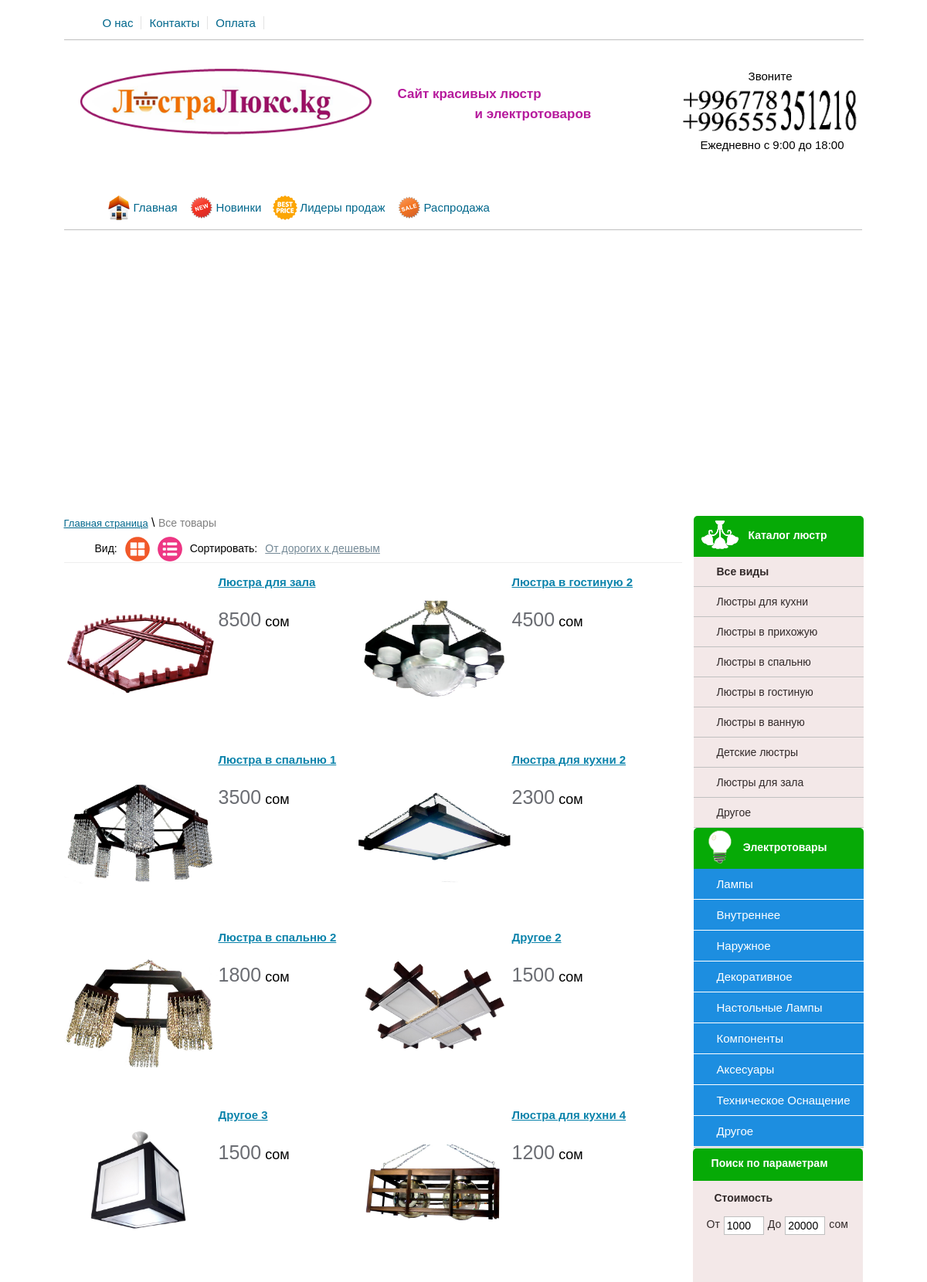
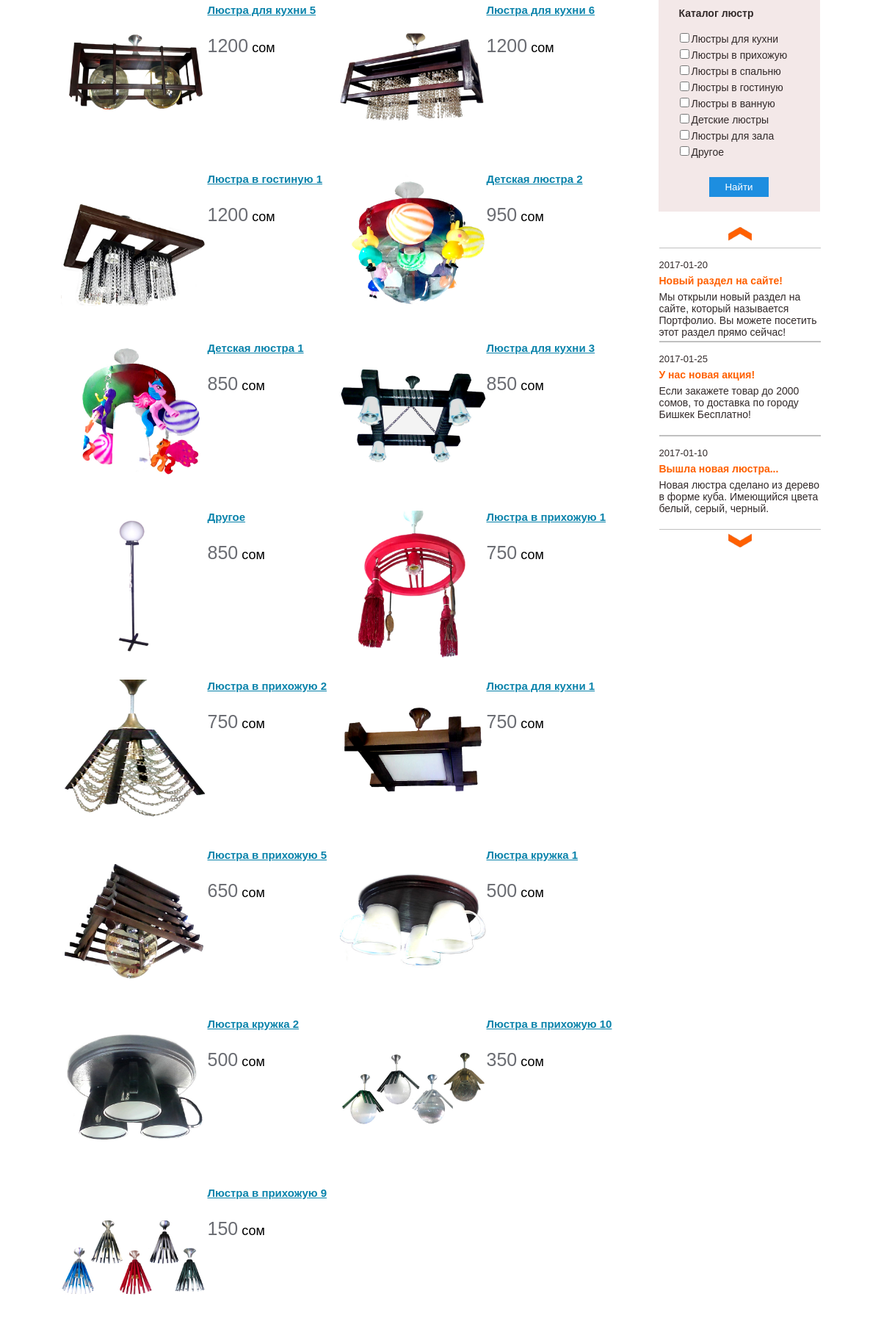
/mycatalog.kg/view_cat.php?type=lustra (upper part), run on the app's committed database (2 pictures, top to bottom).
### tables this page shows
CREATE TABLE `category` (
  `id` int(11) NOT NULL,
  `type` varchar(80) NOT NULL,
  `brand` varchar(80) NOT NULL
);

CREATE TABLE `news` (
  `id` int(11) NOT NULL,
  `title` varchar(255) NOT NULL,
  `text` text NOT NULL,
  `date` date NOT NULL
);

CREATE TABLE `table_products` (
  `product_id` int(11) NOT NULL,
  `title` varchar(255) NOT NULL,
  `price` int(11) NOT NULL,
  `brand` varchar(255) NOT NULL,
  `seo_words` text NOT NULL,
  `seo_description` text NOT NULL,
  `mini_description` text NOT NULL,
  `image` varchar(255) NOT NULL,
  `description` text NOT NULL,
  `mini_features` text NOT NULL,
  `features` text NOT NULL,
  `datetime` datetime NOT NULL,
  `new` int(11) NOT NULL DEFAULT '0',
  `leader` int(11) NOT NULL,
  `sale` int(11) NOT NULL DEFAULT '0',
  `visible` int(11) NOT NULL DEFAULT '0',
  `count` int(11) NOT NULL DEFAULT '0',
  `type_tovara` varchar(255) NOT NULL,
  `brand_id` int(11) NOT NULL,
  `vote` int(11) NOT NULL,
  `votes` float NOT NULL
);

### mycatalog.kg/functions/functions.php (called while the page is built)
<?php
    function clear_string($cl_str)
    {
        $cl_str = strip_tags($cl_str);
        $cl_str = mysql_real_escape_string($cl_str);
        $cl_str = trim($cl_str);
        return $cl_str;
    }
?>

### mycatalog.kg/view_cat.php (the view, shortened to what this page needs)
<?php
    include("include/db_connect.php");
    include("functions/functions.php");
    $cat = clear_string($_GET["cat"]);
    $type = clear_string($_GET["type"]);
 $sorting = $_GET["sort"];
 switch($sorting)
 {
    default:
    $sorting = 'price DESC';
    $sort_name = 'От дорогих к дешевым';
    break;
 }
?>
<!DOCTYPE HTML>
<html>
<head>
    <link href="css/reset.css" rel="stylesheet" type="text/css" />
    <link href="css/style.css" rel="stylesheet" type="text/css" />
    <link href="trackbar/trackbar.css" rel="stylesheet" type="text/css" />
</head>
<body>
<div id="block-body">
<?php
    include("include/block-header.php");
?>
<?php
    include("include/fslider.php");
?>
<div id="block-right">
<?php
    include("include/block-category.php");
?>
<?php
    include("include/block-parameter.php");
?>
<?php
    include("include/block-news.php");
?>
</div>
<div id="block-content">
<?php
        if (!empty($cat) && !empty($type))
        {
            $querycat = "AND brand = '$cat' AND type_tovara = '$type'";
            $catlink = "cat=$cat&";
        }
        else
        {
            if(!empty($type)){
                $querycat = "AND type_tovara = '$type'";
            }else
            {
                $querycat = "";
            }
            if(!empty($cat)){
                $catlink = "cat=$cat&";
            }else
            {
                $catlink = "";
            }
        }
        $result = mysql_query("SELECT * FROM table_products WHERE visible='1' $querycat ORDER BY $sorting",$link);
        if(mysql_num_rows($result) > 0)
        {
            $row = mysql_fetch_array($result);
    echo '
            <div id="block-sorting">
        <p id="nav-breadcrumbs"><a href="index.php">Главная страница</a> \ <span>Все товары</span></p>
            <ul id="option-list">
                <li>Вид: </li>
                <li><img id="style-grid" src="/images/grid.png"/></li>
                <li><img id="style-list" src="/images/list.png"/></li>
                <li>Сортировать:</li>
                <li><a id="select-sort">'.$sort_name.'</a>
                    <ul id="sorting-list">
                        <li><a href="view_cat.php?'.$catlink.'type='.$type.'&sort=price-asc">От дешевых к дорогим</a></li>
                        <li><a href="view_cat.php?'.$catlink.'type='.$type.'&sort=price-desc">От дорогих к дешевым</a></li>
                        <li><a href="view_cat.php?'.$catlink.'type='.$type.'&sort=popular">Популярное</a></li>
                        <li><a href="view_cat.php?'.$catlink.'&type='.$type.'&sort=news">Новинки</a></li>
                        <li><a href="view_cat.php?'.$catlink.'type='.$type.'&sort=brand">От А до Я</a></li>
                    </ul>
                </li>
            </ul>
    </div>
    <ul id="block-tovar-grid">
    ';
                do
                {
        if($row["image"] != "" && file_exists("./uploads_images/".$row["image"]))
        {
            $img_path = './uploads_images/'.$row["image"];
            $max_width = 200;
            $max_height = 200;
            list($width, $height) = getimagesize($img_path);
            $ratioh = $max_height/$height;
            $ratiow = $max_width/$width;
            $ratio = min($ratioh, $ratiow);
            $width = intval($ratio * $width);
            $height = intval($ratio * $height);
        } else
            {
                $img_path = "/images/no-image.png";
                $width = 110;
                $height = 200;
            }
                    echo'
                    <li>
                        <div class="block-images-grid">
                            <img src="'.$img_path.'" width="'.$width.'" height="'.$height.'"/>
                        </div>
                        <p class="style-title-grid"><a href="view_content.php?id='.$row["product_id"].'">'.$row["title"].'</a></p>
                            <ul class="reviews-and-counts-grid">
                                <li><img src="/images/saw.png"><p>0</p></li>
                                <li><img src="/images/comment.png"><p>0</p></li>
                            </ul>
                                <a class="add-cart-style-grid"></a>
                                    <p class="style-price-grid"><strong>'.$row["price"].'</strong> сом</p>
                            <div class="mini-features">
                                '.$row["mini_features"].'
                            </div>
                    </li>
                    ';
                }
                    while ($row = mysql_fetch_array($result));
        }
        else
        {
           echo '<h3>Категория не создано или не доступна!</h3>';
        }
?>
</ul>
</div>
</div>
</body>
</html>

### mycatalog.kg/include/block-category.php (shortened to what this page needs)
<div id="block-category">
<p class="header-title"><img src="/images/lustra2.png" id="img-category"/><span>Каталог люстр</span></p>
<ul>
    <li><a href="view_cat.php?type=lustra"><strong>Все виды</strong></a></li>
    <?php
        $result = mysql_query("SELECT * FROM category WHERE type='lustra'",$link);
        if(mysql_num_rows($result) > 0)
        {
            $row = mysql_fetch_array($result);
                do{
                    echo '
                        <li><a href="view_cat.php?cat='.strtolower($row["brand"]).'&type='.$row["type"].'">'.$row["brand"].'</a></li>
                    ';
                }
                    while ($row = mysql_fetch_array($result));
        }
?>
</ul>
</div>
<div id="block-category2">
        <p class="header-title2"><img src="/images/electrotov.png" id="img-category2"/><span>Электротовары</span></p>
        <ul>
            <li><a id="index1">Лампы</a>
            </li>
            <li><a id="index2">Внутреннее</a>
            </li>
            <li><a id="index3">Наружное</a>
            </li>
            <li><a id="index4">Декоративное</a>
            </li>
            <li><a id="index5">Настольные Лампы</a>
            </li>
            <li><a id="index6">Компоненты</a>
            </li>
            <li><a id="index7">Аксесуары</a>
            </li>
            <li><a id="index8">Техническое Оснащение</a>
            </li>
            <li><a id="index9">Другое</a>
            </li>
        </ul>
</div>

### mycatalog.kg/include/block-parameter.php (shortened to what this page needs)
<div id="block-parameter">
    <p class="header-title3"><span>Поиск по параметрам</span></p>
          <p class="title-filter">Стоимость</p>
        <form method="GET" action="search_filter.php">
            <div id="block-input-price">
                <ul>
                    <li><p>От</p></li>
                    <li><input type="text" id="start-price" name="start_price" value="1000"/></li>
                    <li><p>До</p></li>
                    <li><input type="text" id="end-price" name="end_price" value="20000"/></li>
                    <li><p>сом</p></li>
                </ul>
            </div>
        <div id="blocktrackbar"></div>
            <p class="title-filter">Каталог люстр</p>
                <ul class="checkbox-brand">
                <?php
    $result = mysql_query("SELECT * FROM category WHERE type = 'lustra'",$link);
    if(mysql_num_rows($result) > 0)
    {
        $row = mysql_fetch_array($result);
        do
        {
            $checked_brand = "";
            echo '
                <li><input '.$checked_brand.' type="checkbox" name="brand[]" value="'.$row["id"].'" id="checkbrend'.$row["id"].'"/><label for="checkbrend'.$row["id"].'">'.$row["brand"].'</label></li>
            ';
        }
        while ($row = mysql_fetch_array($result));
    }
?>
                </ul>
            <center><input type="submit" name="submit" id="button-param-search" value="Найти"/></center>
        </form>
</div>

### mycatalog.kg/include/block-news.php
<div id="block-news">
<center><img id="news-prev" src="/images/newsUp.png"/></center>
    <div id="newsticker">
        <ul>
        <?php
    $result = mysql_query("SELECT * FROM news ORDER BY id DESC",$link);
    if(mysql_num_rows($result) > 0)
    {
        $row = mysql_fetch_array($result);
        do
        {
            echo '
                <li>
                <span>'.$row["date"].'</span>
                <a href="">'.$row["title"].'</a>
                <p>'.$row["text"].'</p>
                </li>
            ';
        }
        while ($row = mysql_fetch_array($result));
    }
?>
        </ul>
    </div>
    <center><img id="news-next" src="/images/newsDown.png"/></center>
</div>

### data on the page
category: brand "Люстры для кухни"
category: brand "Люстры в прихожую"
category: brand "Люстры в спальню"
category: brand "Люстры в гостиную"
category: brand "Люстры в ванную"
category: brand "Детские люстры"
category: brand "Люстры для зала"
category: brand "Другое"
news: date "2017-01-20", title "Новый раздел на сайте!", text "Мы открыли новый раздел на сайте, который называется Портфолио. Вы можете посетить этот раздел прямо сейчас!"
news: date "2017-01-25", title "У нас новая акция!", text "Если закажете товар до 2000 сомов, то доставка по городу Бишкек Бесплатно!"
news: date "2017-01-10", title "Вышла новая люстра...", text "Новая люстра сделано из дерево в форме куба. Имеющийся цвета белый, серый, черный."
table_products: image (picture), title "Люстра для зала", price "8500"
table_products: image (picture), title "Люстра в гостиную 2", price "4500"
table_products: image (picture), title "Люстра в спальню 1", price "3500"
table_products: image (picture), title "Люстра для кухни 2", price "2300"
table_products: image (picture), title "Люстра в спальню 2", price "1800"
table_products: image (picture), title "Другое 2", price "1500"
table_products: image (picture), title "Другое 3", price "1500"
table_products: image (picture), title "Люстра для кухни 4", price "1200"
table_products: image (picture), title "Люстра для кухни 5", price "1200"
table_products: image (picture), title "Люстра для кухни 6", price "1200"
table_products: image (picture), title "Люстра в гостиную 1", price "1200"
table_products: image (picture), title "Детская люстра 2", price "950"
table_products: image (picture), title "Детская люстра 1", price "850"
table_products: image (picture), title "Люстра для кухни 3", price "850"
table_products: image (picture), title "Другое", price "850"
table_products: image (picture), title "Люстра в прихожую 1", price "750"
table_products: image (picture), title "Люстра в прихожую 2", price "750"
table_products: image (picture), title "Люстра для кухни 1", price "750"
table_products: image (picture), title "Люстра в прихожую 5", price "650"
table_products: image (picture), title "Люстра кружка 1", price "500"
table_products: image (picture), title "Люстра кружка 2", price "500"
table_products: image (picture), title "Люстра в прихожую 10", price "350"
table_products: image (picture), title "Люстра в прихожую 9", price "150"

### other printed values
$sort_name "От дорогих к дешевым"
